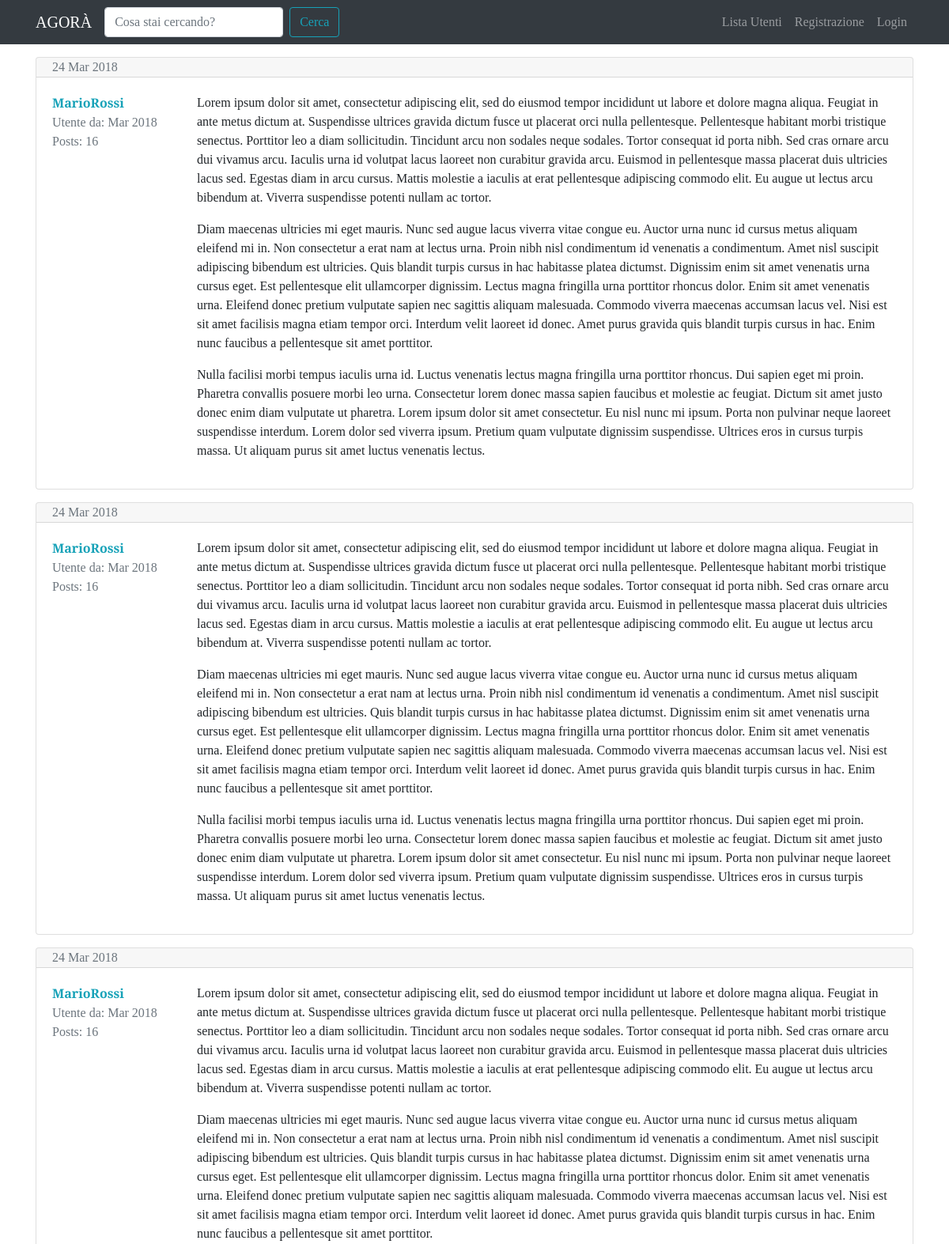
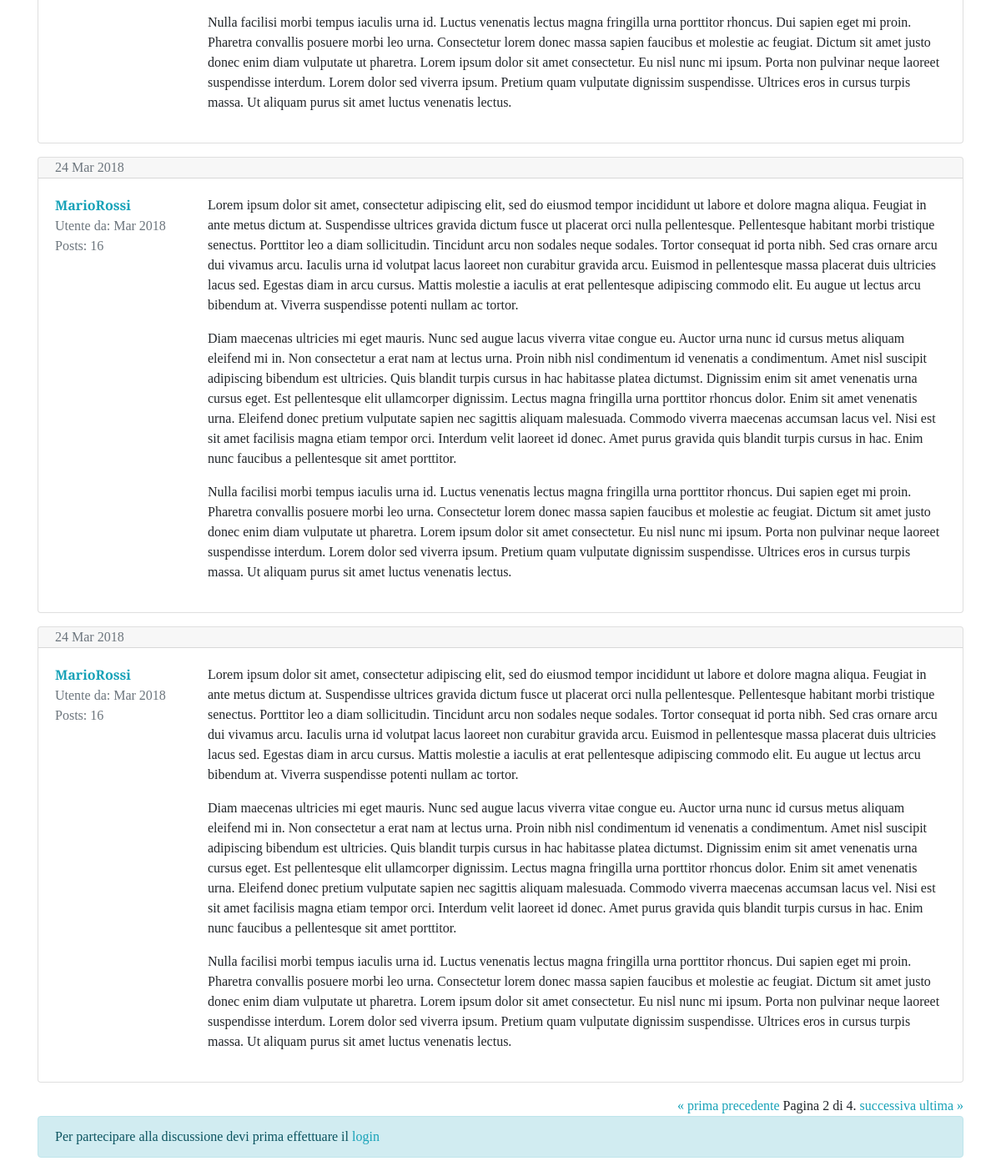
The page /forum/discussione/5/?pagina=2 on the database its author committed (2 pictures, top to bottom).
### forum/models.py (models this page shows, shortened)
class Post(models.Model):
    autore_post = models.ForeignKey(User, on_delete=models.CASCADE, related_name="posts")
    contenuto = models.TextField()
    data_creazione = models.DateTimeField(auto_now_add=True)
    discussione = models.ForeignKey(Discussione, on_delete=models.CASCADE)
    class Meta:
        verbose_name = "Post"
        verbose_name_plural = "Posts"

### forum/views.py (the view)
# urls.py: path('discussione/<int:pk>/', views.visualizzaDiscussione, name="visualizza_discussione"),
def visualizzaDiscussione(request, pk):
    discussione = get_object_or_404(Discussione, pk=pk)
    posts_discussione = Post.objects.filter(discussione=discussione)
    paginator = Paginator(posts_discussione, 5)
    page = request.GET.get("pagina")
    posts = paginator.get_page(page)
    form_risposta = PostModelForm()
    context = {"discussione": discussione,
               "posts_discussione": posts,
               "form_risposta": form_risposta}
    return render(request, "forum/singola_discussione.html", context)

### forum/forms.py
class PostModelForm(forms.ModelForm):
    class Meta:
        model = Post
        fields = ["contenuto"]
        widgets = {
            "contenuto" : forms.Textarea(attrs={'rows': '5'})
        }
        labels = {
            "contenuto" : "Messaggio"
        }

### forum/templates/forum/singola_discussione.html (shortened to what this page needs)
{% extends 'base.html' %}
{% load crispy_forms_tags %}
{% block content %}
    {% for post in posts_discussione %}
        <div class="card my-3">
            {% if forloop.first and not "pagina" in request.get_full_path %}
                <div class="card-header pb-0">
                    <h3>{{ discussione.titolo }}</h3>
                    <p class="text-muted">{{ discussione.data_creazione|date:"D d M Y" }}
                    <br>in: {{ discussione.sezione_appartenenza }}</p>
                </div>
            {% else %}
                <div class="card-header py-0">
                    <p class="text-muted mb-0">
                        {{ post.data_creazione|date:"d M Y" }}
                    </p>
                </div>
            {% endif %}
            <div class="card-body">
                <div class="row">
                    <div class="col-xl-2 col-4">
                        <p class="mb-0"><a href="{% url 'user_profile' username=post.autore_post.username %}"><strong>{{ post.autore_post }}</strong></a></p>
                        <p class="text-muted mb-0">Utente da: {{ post.autore_post.date_joined|date:"M Y" }}</p>
                        <p class="text-muted" >Posts: {{ post.autore_post.posts.count }}</p>
                    </div>
                    <div class="col-xl-10 col-8">
                        <p class="my-0">{{ post.contenuto|linebreaks }}</p>
                    </div>
                </div>
            </div>
        </div>
    {% endfor %}
    <div class="text-right">
    <span class="step-links">
        {% if posts_discussione.has_previous %}
            <a href="?pagina=1">&laquo; prima</a>
            <a href="?pagina={{ posts_discussione.previous_page_number }}">precedente</a>
        {% endif %}
        <span class="current">
            Pagina {{ posts_discussione.number }} di {{ posts_discussione.paginator.num_pages }}.
        </span>
        {% if posts_discussione.has_next %}
            <a href="?pagina={{ posts_discussione.next_page_number }}">successiva</a>
            <a href="?pagina={{ posts_discussione.paginator.num_pages }}">ultima &raquo;</a>
        {% endif %}
    </span>
</div>
    {% if request.user.is_authenticated %}
        {% include 'forum/form_risposta.html' %}
    {% else %}
        <div class="alert alert-info" role="alert">
            Per partecipare alla discussione devi prima effettuare il <a href="{% url 'login' %}?next={{ request.get_full_path }}">login</a>
        </div>
    {% endif %}
{% endblock content %}

### static-storage/css/agora.css (style rules this page uses)
body { font-family: 'Slabo 27px', serif; }
a, a:hover { color: #17a2b8; }

### rows shown on the page
Post: data_creazione "24 Mar 2018", autore_post "MarioRossi", autore_post.date_joined "Mar 2018", autore_post.posts.count "16", contenuto "Lorem ipsum dolor sit amet, consectetur adipiscing elit, sed do eiusmod tempor incididunt ut labore et dolore magna aliqua. Feugiat in ante metus dictum at. Suspendisse ultrices gravida dictum fusce ut placerat orci nulla pellentesque. Pellentesque habitant morbi tristique senectus. Porttitor leo a diam sollicitudin. Tincidunt arcu non sodales neque sodales. Tortor consequat id porta nibh. Sed cras ornare arcu dui vivamus arcu. Iaculis urna id volutpat lacus laoreet non curabitur gravida arcu. Euismod in pellentesque massa placerat duis ultricies lacus sed. Egestas diam in arcu cursus. Mattis molestie a iaculis at erat pellentesque adipiscing commodo elit. Eu augue ut lectus arcu bibendum…"
Post: data_creazione "24 Mar 2018", autore_post "MarioRossi", autore_post.date_joined "Mar 2018", autore_post.posts.count "16", contenuto "Lorem ipsum dolor sit amet, consectetur adipiscing elit, sed do eiusmod tempor incididunt ut labore et dolore magna aliqua. Feugiat in ante metus dictum at. Suspendisse ultrices gravida dictum fusce ut placerat orci nulla pellentesque. Pellentesque habitant morbi tristique senectus. Porttitor leo a diam sollicitudin. Tincidunt arcu non sodales neque sodales. Tortor consequat id porta nibh. Sed cras ornare arcu dui vivamus arcu. Iaculis urna id volutpat lacus laoreet non curabitur gravida arcu. Euismod in pellentesque massa placerat duis ultricies lacus sed. Egestas diam in arcu cursus. Mattis molestie a iaculis at erat pellentesque adipiscing commodo elit. Eu augue ut lectus arcu bibendum…"
Post: data_creazione "24 Mar 2018", autore_post "MarioRossi", autore_post.date_joined "Mar 2018", autore_post.posts.count "16", contenuto "Lorem ipsum dolor sit amet, consectetur adipiscing elit, sed do eiusmod tempor incididunt ut labore et dolore magna aliqua. Feugiat in ante metus dictum at. Suspendisse ultrices gravida dictum fusce ut placerat orci nulla pellentesque. Pellentesque habitant morbi tristique senectus. Porttitor leo a diam sollicitudin. Tincidunt arcu non sodales neque sodales. Tortor consequat id porta nibh. Sed cras ornare arcu dui vivamus arcu. Iaculis urna id volutpat lacus laoreet non curabitur gravida arcu. Euismod in pellentesque massa placerat duis ultricies lacus sed. Egestas diam in arcu cursus. Mattis molestie a iaculis at erat pellentesque adipiscing commodo elit. Eu augue ut lectus arcu bibendum…"
Post: data_creazione "24 Mar 2018", autore_post "MarioRossi", autore_post.date_joined "Mar 2018", autore_post.posts.count "16", contenuto "Lorem ipsum dolor sit amet, consectetur adipiscing elit, sed do eiusmod tempor incididunt ut labore et dolore magna aliqua. Feugiat in ante metus dictum at. Suspendisse ultrices gravida dictum fusce ut placerat orci nulla pellentesque. Pellentesque habitant morbi tristique senectus. Porttitor leo a diam sollicitudin. Tincidunt arcu non sodales neque sodales. Tortor consequat id porta nibh. Sed cras ornare arcu dui vivamus arcu. Iaculis urna id volutpat lacus laoreet non curabitur gravida arcu. Euismod in pellentesque massa placerat duis ultricies lacus sed. Egestas diam in arcu cursus. Mattis molestie a iaculis at erat pellentesque adipiscing commodo elit. Eu augue ut lectus arcu bibendum…"
Post: data_creazione "24 Mar 2018", autore_post "MarioRossi", autore_post.date_joined "Mar 2018", autore_post.posts.count "16", contenuto "Lorem ipsum dolor sit amet, consectetur adipiscing elit, sed do eiusmod tempor incididunt ut labore et dolore magna aliqua. Feugiat in ante metus dictum at. Suspendisse ultrices gravida dictum fusce ut placerat orci nulla pellentesque. Pellentesque habitant morbi tristique senectus. Porttitor leo a diam sollicitudin. Tincidunt arcu non sodales neque sodales. Tortor consequat id porta nibh. Sed cras ornare arcu dui vivamus arcu. Iaculis urna id volutpat lacus laoreet non curabitur gravida arcu. Euismod in pellentesque massa placerat duis ultricies lacus sed. Egestas diam in arcu cursus. Mattis molestie a iaculis at erat pellentesque adipiscing commodo elit. Eu augue ut lectus arcu bibendum…"

### other values the page prints
{{ posts_discussione.number }} "2"
{{ posts_discussione.paginator.num_pages }} "4"
